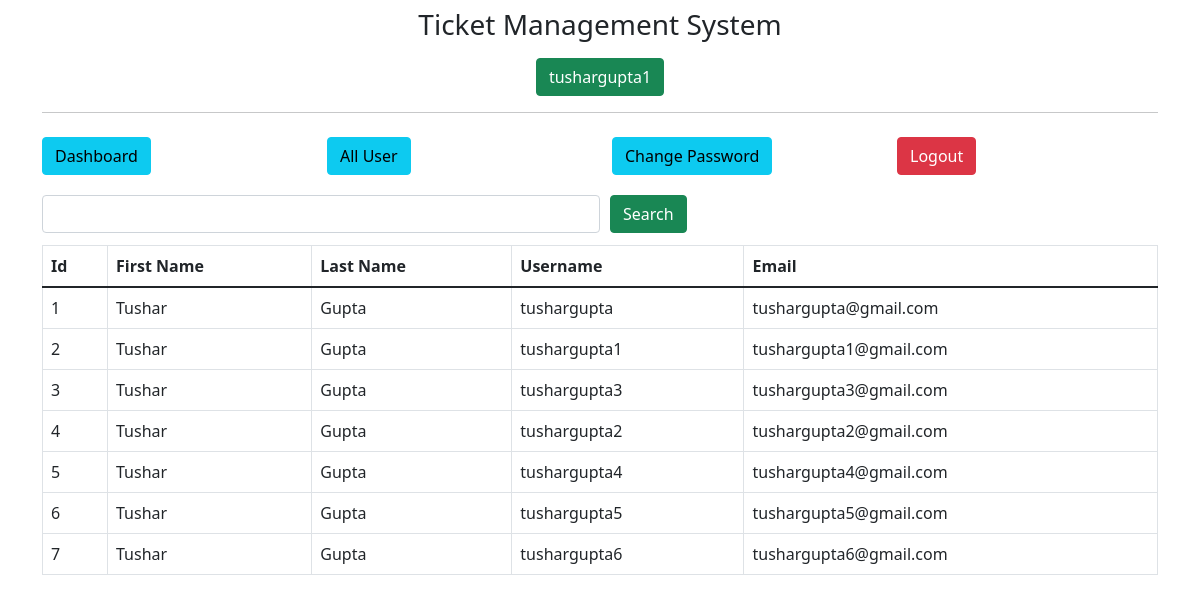
/admin/get-all-user (signed in), run on the app's committed database.
### app.py (models this page shows, shortened)
class User(db.Model):
    id = db.Column(db.Integer, primary_key=True)
    username = db.Column(db.String(20), nullable=False, unique=True)
    firstname= db.Column(db.String(40), nullable=True)
    lastname = db.Column(db.String(40), nullable=True)
    email    = db.Column(db.String(100), nullable=False, unique=True)
    password = db.Column(db.String(80), nullable=False)

### app.py (the view)
@app.route('/admin/get-all-user', methods=["POST","GET"])
def adminGetAllUser():
    if not session.get('admin_id'):
        return redirect('/admin/')
    if request.method== "POST":
        search=request.form.get('search')
        users = User.query.all()
        return render_template('admin/all-user.html',title='Approve User',users=users)
    else:
        users=User.query.all()
        return render_template('admin/all-user.html',title='Approve User',users=users)

### templates/admin/all-user.html
{% extends "admin/layout.html"%}
{% block content %}
<div class="container">
    {% include 'admin/navbar.html' %}
    <div class="my-2">
        <form action="" method="POST" style="width:100%">
            <div class="d-flex align-items-center">
                <input type="text" name="search" id="search" class="form-control my-1 w-50">
                <button type="submit" class="btn btn-success " style="margin-left:10px;">Search</button>
            </div>
        </form>
    </div>
    <div class="my-2">
        <div class="table-responsive">
            <table class="table table-bordered">
                <thead>
                    <tr>
                        <th>Id</th>
                        <th>First Name</th>
                        <th>Last Name</th>
                        <th>Username</th>
                        <th>Email</th>
                    </tr>
                </thead>
                <tbody>
                    {% for user in users %}
                    <tr>
                        <td>{{user.id}}</td>
                        <td>{{user.firstname}}</td>
                        <td>{{user.lastname}}</td>
                        <td>{{user.username}}</td>
                        <td>{{user.email}}</td>
                    </tr>
                    {% endfor %}
                </tbody>
            </table>
        </div>
    </div>
</div>
{% endblock content %}

### templates/admin/layout.html (shortened to what this page needs)
<!DOCTYPE html>
<html lang="en">
<head>
    <link href="https://cdn.jsdelivr.net/npm/bootstrap@5.1.3/dist/css/bootstrap.min.css" rel="stylesheet">
</head>
<body>
    <div class="container my-2">
        <div class="d-flex justify-content-center align-items-center">
            <h3>
                Ticket Management System
            </h3>
        </div>
        <div class="my-2 text-center">
            {% if session.admin_name %}
            <button class="btn btn-success">{{session.admin_name}}</button>
            {% endif %}
        </div>
        <hr>
    </div>
    {% block content %} {% endblock content %}
</body>
</html>

### data on the page
User: admin_name "tushargupta1", id "2", firstname "Tushar", lastname "Gupta", username "tushargupta1", email "tushargupta1@gmail.com"
User: id "1", firstname "Tushar", lastname "Gupta", username "tushargupta", email "tushargupta@gmail.com"
User: id "3", firstname "Tushar", lastname "Gupta", username "tushargupta3", email "tushargupta3@gmail.com"
User: id "4", firstname "Tushar", lastname "Gupta", username "tushargupta2", email "tushargupta2@gmail.com"
User: id "5", firstname "Tushar", lastname "Gupta", username "tushargupta4", email "tushargupta4@gmail.com"
User: id "6", firstname "Tushar", lastname "Gupta", username "tushargupta5", email "tushargupta5@gmail.com"
User: id "7", firstname "Tushar", lastname "Gupta", username "tushargupta6", email "tushargupta6@gmail.com"
